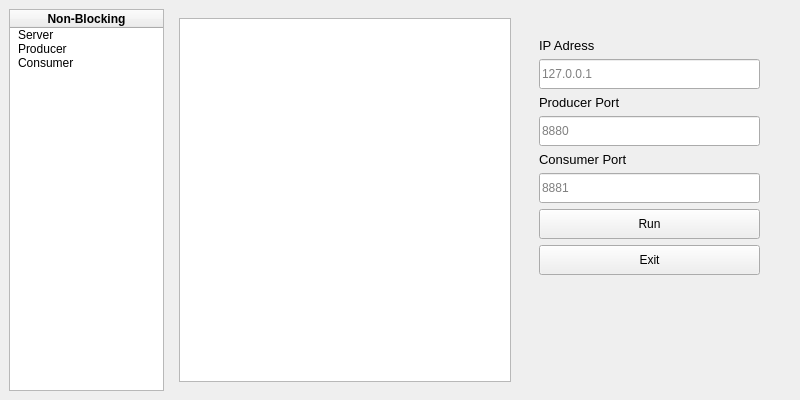
<?xml version="1.0" encoding="UTF-8"?>
<ui version="4.0">
 <class>MainWindow</class>
 <widget class="QMainWindow" name="MainWindow">
  <property name="enabled">
   <bool>true</bool>
  </property>
  <property name="geometry">
   <rect>
    <x>0</x>
    <y>0</y>
    <width>800</width>
    <height>400</height>
   </rect>
  </property>
  <property name="cursor">
   <cursorShape>ArrowCursor</cursorShape>
  </property>
  <property name="windowTitle">
   <string>Non-Blocking</string>
  </property>
  <widget class="QWidget" name="centralwidget">
   <property name="enabled">
    <bool>true</bool>
   </property>
   <layout class="QGridLayout" name="gridLayout" columnstretch="0,0,0,0,0,0,0">
    <property name="sizeConstraint">
     <enum>QLayout::SetDefaultConstraint</enum>
    </property>
    <item row="0" column="3">
     <layout class="QHBoxLayout" name="horizontalLayout" stretch="2,8">
      <item>
       <widget class="QTreeWidget" name="treeWidget">
        <property name="indentation">
         <number>5</number>
        </property>
        <column>
         <property name="text">
          <string>Non-Blocking</string>
         </property>
         <property name="font">
          <font>
           <weight>75</weight>
           <bold>true</bold>
          </font>
         </property>
         <property name="textAlignment">
          <set>AlignCenter</set>
         </property>
        </column>
        <item>
         <property name="text">
          <string>Server</string>
         </property>
        </item>
        <item>
         <property name="text">
          <string>Producer</string>
         </property>
        </item>
        <item>
         <property name="text">
          <string>Consumer</string>
         </property>
        </item>
       </widget>
      </item>
      <item>
       <widget class="QStackedWidget" name="stackedWidget">
        <property name="currentIndex">
         <number>0</number>
        </property>
        <widget class="QWidget" name="page_Server">
         <layout class="QHBoxLayout" name="horizontalLayout_2" stretch="15,1,10,1">
          <item>
           <widget class="QTextBrowser" name="textBrowser"/>
          </item>
          <item>
           <spacer name="horizontalSpacer">
            <property name="orientation">
             <enum>Qt::Horizontal</enum>
            </property>
            <property name="sizeHint" stdset="0">
             <size>
              <width>51</width>
              <height>20</height>
             </size>
            </property>
           </spacer>
          </item>
          <item>
           <layout class="QVBoxLayout" name="verticalLayout">
            <property name="spacing">
             <number>6</number>
            </property>
            <item>
             <spacer name="verticalSpacer">
              <property name="orientation">
               <enum>Qt::Vertical</enum>
              </property>
              <property name="sizeType">
               <enum>QSizePolicy::Fixed</enum>
              </property>
              <property name="sizeHint" stdset="0">
               <size>
                <width>20</width>
                <height>20</height>
               </size>
              </property>
             </spacer>
            </item>
            <item>
             <widget class="QLabel" name="label_IP_Address">
              <property name="sizePolicy">
               <sizepolicy hsizetype="Preferred" vsizetype="Fixed">
                <horstretch>0</horstretch>
                <verstretch>0</verstretch>
               </sizepolicy>
              </property>
              <property name="font">
               <font>
                <family>Arial</family>
                <pointsize>10</pointsize>
                <weight>50</weight>
                <bold>false</bold>
               </font>
              </property>
              <property name="text">
               <string>IP Adress</string>
              </property>
              <property name="alignment">
               <set>Qt::AlignBottom|Qt::AlignLeading|Qt::AlignLeft</set>
              </property>
             </widget>
            </item>
            <item>
             <widget class="QLineEdit" name="lineEdit_IP_Address">
              <property name="sizePolicy">
               <sizepolicy hsizetype="Expanding" vsizetype="Fixed">
                <horstretch>0</horstretch>
                <verstretch>0</verstretch>
               </sizepolicy>
              </property>
              <property name="minimumSize">
               <size>
                <width>0</width>
                <height>30</height>
               </size>
              </property>
              <property name="placeholderText">
               <string>127.0.0.1</string>
              </property>
             </widget>
            </item>
            <item>
             <widget class="QLabel" name="label_Producer_Port">
              <property name="sizePolicy">
               <sizepolicy hsizetype="Preferred" vsizetype="Fixed">
                <horstretch>0</horstretch>
                <verstretch>0</verstretch>
               </sizepolicy>
              </property>
              <property name="font">
               <font>
                <family>Arial</family>
                <pointsize>10</pointsize>
                <weight>50</weight>
                <bold>false</bold>
               </font>
              </property>
              <property name="text">
               <string>Producer Port</string>
              </property>
              <property name="alignment">
               <set>Qt::AlignBottom|Qt::AlignLeading|Qt::AlignLeft</set>
              </property>
             </widget>
            </item>
            <item>
             <widget class="QLineEdit" name="lineEdit_Producer_Port">
              <property name="sizePolicy">
               <sizepolicy hsizetype="Expanding" vsizetype="Fixed">
                <horstretch>0</horstretch>
                <verstretch>0</verstretch>
               </sizepolicy>
              </property>
              <property name="minimumSize">
               <size>
                <width>0</width>
                <height>30</height>
               </size>
              </property>
              <property name="text">
               <string/>
              </property>
              <property name="readOnly">
               <bool>false</bool>
              </property>
              <property name="placeholderText">
               <string>8880</string>
              </property>
             </widget>
            </item>
            <item>
             <widget class="QLabel" name="label_Consumer_Port">
              <property name="sizePolicy">
               <sizepolicy hsizetype="Preferred" vsizetype="Fixed">
                <horstretch>0</horstretch>
                <verstretch>0</verstretch>
               </sizepolicy>
              </property>
              <property name="font">
               <font>
                <family>Arial</family>
                <pointsize>10</pointsize>
                <weight>50</weight>
                <bold>false</bold>
               </font>
              </property>
              <property name="text">
               <string>Consumer Port</string>
              </property>
              <property name="alignment">
               <set>Qt::AlignBottom|Qt::AlignLeading|Qt::AlignLeft</set>
              </property>
             </widget>
            </item>
            <item>
             <widget class="QLineEdit" name="lineEdit_Consumer_Port">
              <property name="sizePolicy">
               <sizepolicy hsizetype="Expanding" vsizetype="Fixed">
                <horstretch>0</horstretch>
                <verstretch>0</verstretch>
               </sizepolicy>
              </property>
              <property name="minimumSize">
               <size>
                <width>0</width>
                <height>30</height>
               </size>
              </property>
              <property name="text">
               <string/>
              </property>
              <property name="readOnly">
               <bool>false</bool>
              </property>
              <property name="placeholderText">
               <string>8881</string>
              </property>
             </widget>
            </item>
            <item>
             <widget class="QPushButton" name="btn_Run">
              <property name="minimumSize">
               <size>
                <width>0</width>
                <height>30</height>
               </size>
              </property>
              <property name="text">
               <string>Run</string>
              </property>
              <property name="flat">
               <bool>false</bool>
              </property>
             </widget>
            </item>
            <item>
             <widget class="QPushButton" name="btn_Exit">
              <property name="minimumSize">
               <size>
                <width>0</width>
                <height>30</height>
               </size>
              </property>
              <property name="text">
               <string>Exit</string>
              </property>
              <property name="flat">
               <bool>false</bool>
              </property>
             </widget>
            </item>
            <item>
             <spacer name="verticalSpacer_2">
              <property name="orientation">
               <enum>Qt::Vertical</enum>
              </property>
              <property name="sizeType">
               <enum>QSizePolicy::MinimumExpanding</enum>
              </property>
              <property name="sizeHint" stdset="0">
               <size>
                <width>20</width>
                <height>40</height>
               </size>
              </property>
             </spacer>
            </item>
           </layout>
          </item>
          <item>
           <spacer name="horizontalSpacer_2">
            <property name="orientation">
             <enum>Qt::Horizontal</enum>
            </property>
            <property name="sizeHint" stdset="0">
             <size>
              <width>14</width>
              <height>20</height>
             </size>
            </property>
           </spacer>
          </item>
         </layout>
        </widget>
        <widget class="QWidget" name="page_Producer">
         <layout class="QHBoxLayout" name="horizontalLayout_3" stretch="15,1,10,1">
          <item>
           <widget class="QTextBrowser" name="textBrowser_2"/>
          </item>
          <item>
           <spacer name="horizontalSpacer_3">
            <property name="orientation">
             <enum>Qt::Horizontal</enum>
            </property>
            <property name="sizeHint" stdset="0">
             <size>
              <width>18</width>
              <height>20</height>
             </size>
            </property>
           </spacer>
          </item>
          <item>
           <layout class="QVBoxLayout" name="verticalLayout_5">
            <property name="spacing">
             <number>6</number>
            </property>
            <item>
             <spacer name="verticalSpacer_7">
              <property name="orientation">
               <enum>Qt::Vertical</enum>
              </property>
              <property name="sizeType">
               <enum>QSizePolicy::Fixed</enum>
              </property>
              <property name="sizeHint" stdset="0">
               <size>
                <width>20</width>
                <height>20</height>
               </size>
              </property>
             </spacer>
            </item>
            <item>
             <widget class="QLabel" name="label_Number">
              <property name="sizePolicy">
               <sizepolicy hsizetype="Preferred" vsizetype="Fixed">
                <horstretch>0</horstretch>
                <verstretch>0</verstretch>
               </sizepolicy>
              </property>
              <property name="font">
               <font>
                <family>Arial</family>
                <pointsize>10</pointsize>
                <weight>50</weight>
                <bold>false</bold>
               </font>
              </property>
              <property name="text">
               <string>Number</string>
              </property>
              <property name="alignment">
               <set>Qt::AlignBottom|Qt::AlignLeading|Qt::AlignLeft</set>
              </property>
             </widget>
            </item>
            <item>
             <widget class="QLineEdit" name="lineEdit_Number">
              <property name="sizePolicy">
               <sizepolicy hsizetype="Expanding" vsizetype="Fixed">
                <horstretch>0</horstretch>
                <verstretch>0</verstretch>
               </sizepolicy>
              </property>
              <property name="minimumSize">
               <size>
                <width>0</width>
                <height>30</height>
               </size>
              </property>
              <property name="placeholderText">
               <string>10</string>
              </property>
             </widget>
            </item>
            <item>
             <widget class="QPushButton" name="btn_Produce">
              <property name="minimumSize">
               <size>
                <width>0</width>
                <height>30</height>
               </size>
              </property>
              <property name="text">
               <string>Produce</string>
              </property>
              <property name="flat">
               <bool>false</bool>
              </property>
             </widget>
            </item>
            <item>
             <widget class="QPushButton" name="btn_Close">
              <property name="minimumSize">
               <size>
                <width>0</width>
                <height>30</height>
               </size>
              </property>
              <property name="text">
               <string>Close</string>
              </property>
              <property name="flat">
               <bool>false</bool>
              </property>
             </widget>
            </item>
            <item>
             <spacer name="verticalSpacer_8">
              <property name="orientation">
               <enum>Qt::Vertical</enum>
              </property>
              <property name="sizeType">
               <enum>QSizePolicy::MinimumExpanding</enum>
              </property>
              <property name="sizeHint" stdset="0">
               <size>
                <width>20</width>
                <height>40</height>
               </size>
              </property>
             </spacer>
            </item>
           </layout>
          </item>
          <item>
           <spacer name="horizontalSpacer_4">
            <property name="orientation">
             <enum>Qt::Horizontal</enum>
            </property>
            <property name="sizeHint" stdset="0">
             <size>
              <width>19</width>
              <height>20</height>
             </size>
            </property>
           </spacer>
          </item>
         </layout>
        </widget>
        <widget class="QWidget" name="page_Consumer">
         <layout class="QVBoxLayout" name="verticalLayout_2" stretch="0,0">
          <property name="spacing">
           <number>0</number>
          </property>
          <item>
           <widget class="QTextBrowser" name="textBrowser_3"/>
          </item>
          <item>
           <layout class="QHBoxLayout" name="horizontalLayout_4">
            <item>
             <widget class="QPushButton" name="btn_Consume">
              <property name="font">
               <font>
                <family>Microsoft JhengHei UI</family>
               </font>
              </property>
              <property name="text">
               <string>Consume</string>
              </property>
             </widget>
            </item>
            <item>
             <widget class="QPushButton" name="btn_Close_2">
              <property name="text">
               <string>Close</string>
              </property>
             </widget>
            </item>
           </layout>
          </item>
         </layout>
        </widget>
       </widget>
      </item>
     </layout>
    </item>
   </layout>
  </widget>
 </widget>
 <resources/>
 <connections/>
</ui>
